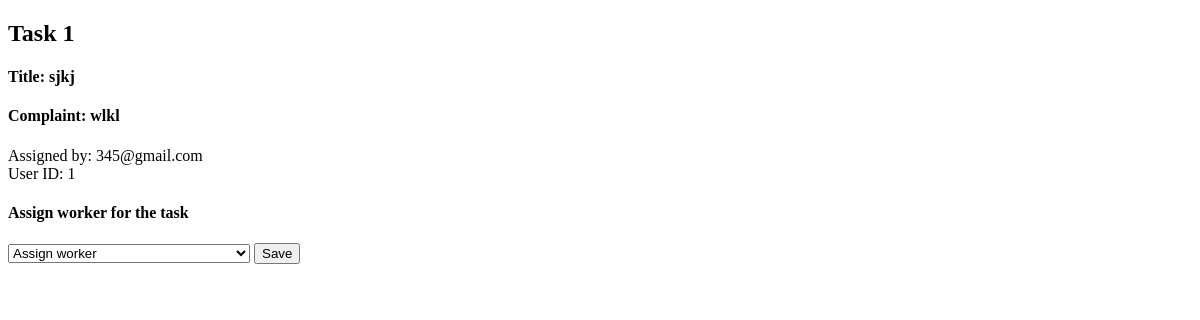
/taskpage/1, run on an earlier commit of the app's database.
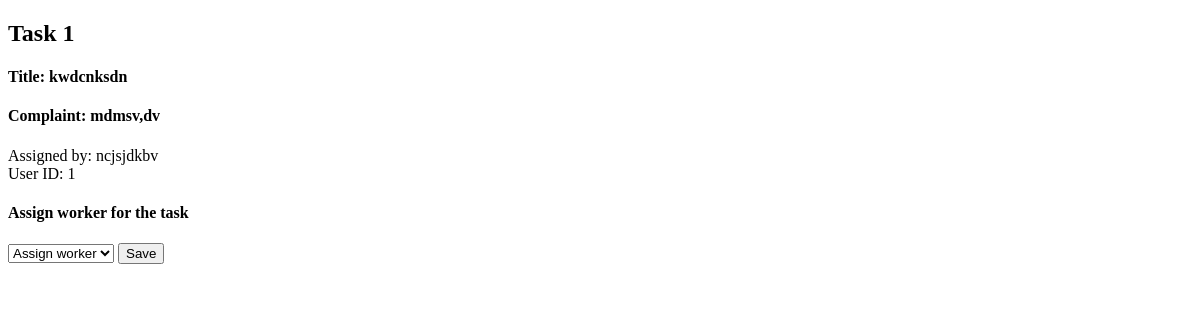
And on a later commit of the database.
### home/models.py (models this page shows, shortened)
class TaskHistory(models.Model):
     title = models.CharField(max_length=100)
     complaint = models.TextField() #unrestricted text
     date_posted=models.DateTimeField(default=timezone.now)#(auto_now=True)#updated date post everytime post is updated
     assignedby = models.ForeignKey(UserProfile, on_delete=models.CASCADE)  #IF USER IS DELETED POSTS ARE DELETED
     assigned=models.ForeignKey(WorkerProfile,on_delete=models.CASCADE,null =True,default=None)
     profession=models.CharField(max_length=100)
     status=models.CharField(default = "PENDING", max_length = 50)

### user/models.py (models this page shows, shortened)
class UserProfile(models.Model):
    user = models.OneToOneField(CustomUser,null =True, on_delete=models.CASCADE)
    image=models.ImageField(default='default.jpg',upload_to='profile_pics')  #images will get saved in directory called profile_pics
    phone_no= models.CharField(default='0000',max_length=50)
    address = models.TextField(default = '0000')

class CustomUser(AbstractUser):
    email = models.EmailField(verbose_name="Email", null=True, unique=True, max_length=100)
    USERNAME_FIELD = "email" # make the user log in with the email
    REQUIRED_FIELDS = ["username"]
    objects = CustomUserManager()

### home/views.py (the view, shortened to what this page needs)
# urls.py: path('taskpage/<int:pk>', taskpage, name='taskpage'),
def taskpage(request, pk):
    task = get_object_or_404(TaskHistory, pk=pk)
    worker = WorkerProfile.objects.filter(profession=task.profession).order_by('no_of_jobs')
    context = {
        'task':task,
        'worker':worker
    }
    return render(request, 'home/taskpage.html', context)

### user/models.py (called while the page is built)
    def __str__(self):
        return self.worker.user.username

### home/templates/home/taskpage.html (shortened to what this page needs)
<!DOCTYPE html>
<html lang="en">
<head>
</head>
<body>
    <h2>Task {{ task.id }}</h2>
    <h4>Title: {{ task.title }}</h4>
    <h4>Complaint: {{ task.complaint }}</h4>
    Assigned by: {{ task.assignedby.user.username }}
    <br>
    User ID: {{ task.assignedby.user.id }}
    <br>
    <h4>Assign  worker for the task</h4>
    <form method="POST">
        <select name="work">
          <option value="" disabled selected>Assign worker</option>
        </select>
        <button type="submit">Save</button>
      </form>
</body>
</html>

What changed in the data, as far as the page shows it:
changed TaskHistory id 1: title "sjkj" → "kwdcnksdn"; complaint "wlkl" → "mdmsv,dv"; assignedby.user.username "345@gmail.com" → "ncjsjdkbv"
